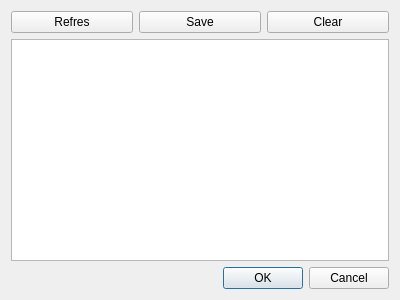
<?xml version="1.0" encoding="UTF-8"?>
<ui version="4.0">
 <class>LogViewDlg</class>
 <widget class="QDialog" name="LogViewDlg">
  <property name="geometry">
   <rect>
    <x>0</x>
    <y>0</y>
    <width>400</width>
    <height>300</height>
   </rect>
  </property>
  <property name="windowTitle">
   <string>Dialog</string>
  </property>
  <layout class="QGridLayout" name="gridLayout">
   <item row="0" column="1">
    <widget class="QPushButton" name="pushButton_2">
     <property name="text">
      <string>Save</string>
     </property>
    </widget>
   </item>
   <item row="0" column="0">
    <widget class="QPushButton" name="pushButton">
     <property name="text">
      <string>Refres</string>
     </property>
    </widget>
   </item>
   <item row="0" column="2">
    <widget class="QPushButton" name="pushButton_3">
     <property name="text">
      <string>Clear</string>
     </property>
    </widget>
   </item>
   <item row="1" column="0" colspan="3">
    <widget class="QTextBrowser" name="textBrowser"/>
   </item>
   <item row="2" column="1" colspan="2">
    <widget class="QDialogButtonBox" name="buttonBox">
     <property name="orientation">
      <enum>Qt::Horizontal</enum>
     </property>
     <property name="standardButtons">
      <set>QDialogButtonBox::Cancel|QDialogButtonBox::Ok</set>
     </property>
    </widget>
   </item>
  </layout>
 </widget>
 <resources/>
 <connections>
  <connection>
   <sender>buttonBox</sender>
   <signal>accepted()</signal>
   <receiver>LogViewDlg</receiver>
   <slot>accept()</slot>
   <hints>
    <hint type="sourcelabel">
     <x>248</x>
     <y>254</y>
    </hint>
    <hint type="destinationlabel">
     <x>157</x>
     <y>274</y>
    </hint>
   </hints>
  </connection>
  <connection>
   <sender>buttonBox</sender>
   <signal>rejected()</signal>
   <receiver>LogViewDlg</receiver>
   <slot>reject()</slot>
   <hints>
    <hint type="sourcelabel">
     <x>316</x>
     <y>260</y>
    </hint>
    <hint type="destinationlabel">
     <x>286</x>
     <y>274</y>
    </hint>
   </hints>
  </connection>
 </connections>
</ui>
